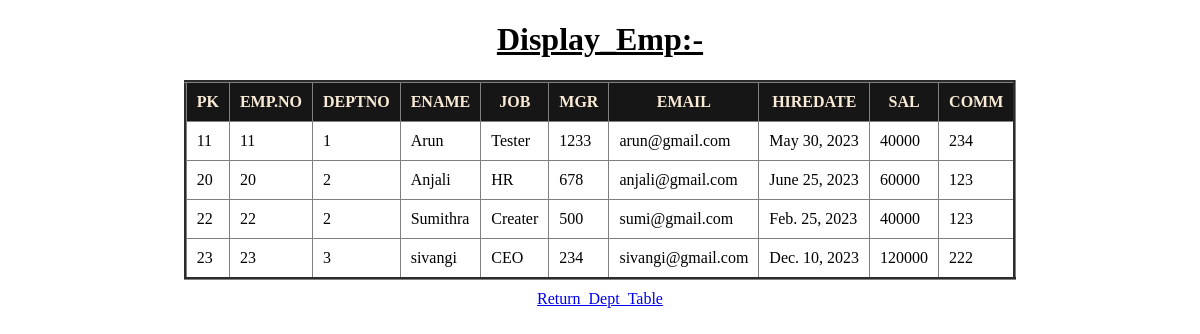
Before: /emp/ with the older database file.
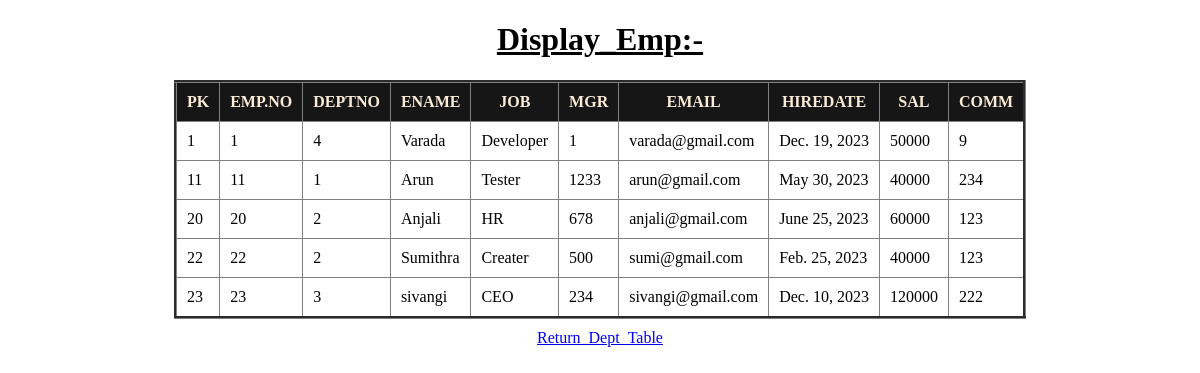
After: the same page with the newer database file.
### app/models.py (models this page shows, shortened)
class Emp(models.Model):
    deptno=models.ForeignKey(Dept,on_delete=models.CASCADE)
    empno=models.IntegerField(primary_key=True)
    ename=models.CharField(max_length=100)
    job=models.CharField(max_length=100)
    MGR=models.CharField(max_length=100)
    email=models.CharField(max_length=100,default='@gmail.com')
    Hiredate=models.DateField(max_length=100)
    sal=models.IntegerField(default=50000)
    comm=models.IntegerField(default=0)

class Dept(models.Model):
    deptno=models.IntegerField(primary_key=True)
    dname=models.CharField(max_length=100,unique=True)
    loc=models.CharField(max_length=100)
    def __str__(self):
        return str(self.deptno)

### app/views.py (the view)
# urls.py: path('emp/',emp,name='emp'),
def emp(request):
    QLTO=Emp.objects.all()
    QLTO=Emp.objects.all().order_by('ename')
    QLTO=Emp.objects.all().order_by('-ename')
    QLTO=Emp.objects.all().order_by(Length('ename'))
    QLTO=Emp.objects.all().order_by(Length('ename').desc())
    QLTO=Emp.objects.all().order_by('empno')[::]
    QLTO=Emp.objects.exclude(ename='sivangi')
    QLTO=Emp.objects.filter(Hiredate__month=5)
    QLTO=Emp.objects.filter(Hiredate__year=2023)
    QLTO=Emp.objects.filter(Hiredate__day=10)
    QLTO=Emp.objects.filter(sal__lt=50000)
    QLTO=Emp.objects.filter(sal__lte=50000)
    QLTO=Emp.objects.filter(sal__gt=50000)
    QLTO=Emp.objects.filter(sal__gte=50000)
    QLTO=Emp.objects.filter(deptno__in=('2','3'))
    QLTO=Emp.objects.filter(pk__in=(11,))
    QLTO=Emp.objects.filter(pk__in=(11,20))
    QLTO=Emp.objects.filter(pk__in=('11','20'))
    QLTO=Emp.objects.filter(ename__in=('Anjali',))
    QLTO=Emp.objects.filter(ename__in=('Anjali','Sumithra'))
    QLTO=Emp.objects.filter(ename__in=['Anjali'])
    QLTO=Emp.objects.filter(ename__in=['Anjali','Sumithra'])
    QLTO=Emp.objects.filter(ename__contains='A',sal__gt=50000)
    QLTO=Emp.objects.filter(Q(ename__startswith='A') & Q(sal__lt=50000))
    QLTO=Emp.objects.filter(Q(ename__contains='j') | Q(MGR__gt=200))
    QLTO=Emp.objects.all()
    d={'Emp':QLTO}
    return render(request,'emp.html',d)

### templates/emp.html (shortened to what this page needs)
<!DOCTYPE html>
<html lang="en">
<head>
</head>
<body>
    <center>
        <div>
            <h1><u>Display_Emp:-</u></h1>
            <table border="3px" cellpadding="10px" cellspacing="10px">
                <tr>
                    <th>PK</th>
                    <th>EMP.NO</th>
                    <th>DEPTNO</th>
                    <th>ENAME</th>
                    <th>JOB</th>
                    <th>MGR</th>
                    <th>EMAIL</th>
                    <th>HIREDATE</th>
                    <th>SAL</th>
                    <th>COMM</th>
                </tr>
                {% for ep in Emp %}
                    <tr class="two">
                        <td>{{ep.pk}}</td>
                        <td>{{ep.empno}}</td>
                        <td>{{ep.deptno}}</td>
                        <td>{{ep.ename}}</td>
                        <td>{{ep.job}}</td>
                        <td>{{ep.MGR}}</td>
                        <td>{{ep.email}}</td>
                        <td>{{ep.Hiredate}}</td>
                        <td>{{ep.sal}}</td>
                        <td>{{ep.comm}}</td>
                    </tr>
                {% endfor %}
            </table>
        </div>
        <div class="one">
            <a href="{% url 'dept' %}">Return_Dept_Table</a>
        </div>
    </center>
</body>
</html>

### templates/emp.html (style rules this page uses)
table { border-collapse: collapse; }
th { background-color: rgb(23, 22, 22); color: antiquewhite; }
.one { margin-top: 10px; }

Changed rows visible on the page:
added Emp: pk "1", empno "1", deptno "4", ename "Varada", job "Developer", MGR "1", email "varada@gmail.com", Hiredate "Dec. 19, 2023", sal "50000", comm "9"
